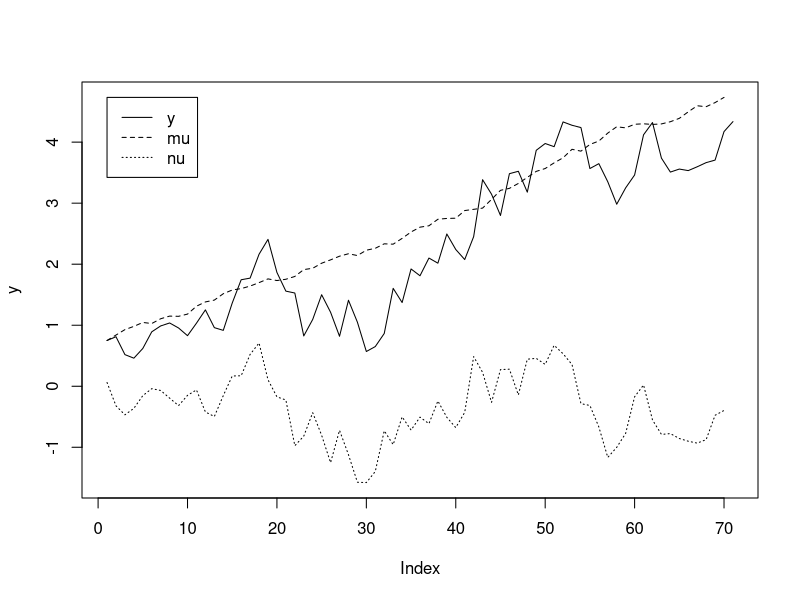

Reproduce this figure in R.
#rm(list=ls())
y0 <- .75
pi0 <- .0625
pi1 <- .001985
sig.w <- .00269
sig.delta <- .0000383
sig.mu0 <- .0901
sig.mu.delta <- -.00019033
rho <- .8468
theta <- -.0574
age <- 27
T2 <- 70
a0 <- 20


delta <- rnorm(1,mean=y0 * sig.mu.delta / sig.mu0,sd=sqrt(sig.delta - sig.mu.delta/sig.mu0))
#delta <- 0
w0 <- y0 - delta
xi <- rnorm(T2,sd=sqrt(pi0+pi1*(seq(age,T2 + age -1)-a0)))
w <- append(w0,rnorm(T2-1,sd=sqrt(sig.w)))
L <- rbind(rep(0,T2),cbind(diag(T2-1),rep(0,T2-1)))
#L <- cbind(rep(0,T2),rbind(diag(T2-1),rep(0,T2-1)))
mu <- solve(diag(T2)-L) %*% (delta + w)
nu <- solve(diag(T2) - rho* L) %*% (diag(T2) - theta * L) %*% xi
y = append(y0,mu + nu)
plot(y,ylim=range(y,mu,nu),type="n")
lines(y,lty=1)
lines(mu,lty=2)
lines(nu,lty=3)
#points(xi,pch=1)
#points(w,pch=2)
legend(1,range(y,mu,nu)[2],c("y","mu","nu"),lty=1:3)
print(cov(cbind(xi,w)))
print(y[1])

#Note; it's a little ambiguous from their paper whether Gottschalk and
#Moffit actually calibrate and report delta and w as age group changes or
#age changes, so whether you get a new one when you go from your 30s to your
#40s, or whether you get a new one every year.  Playing with the parameters,
#if you go with the decade interpretation, so you would have to scale delta
#and w down by .1, then you get really almost entirely transitory earnings
#differences.
